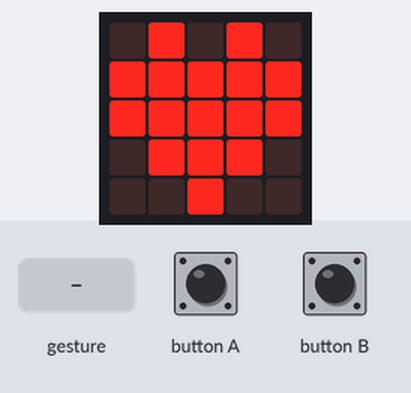
A program run on a simulated BBC micro:bit running MicroPython. On the bench: the board's 5×5 LED display. Inputs (shaded band) come from the test bench. A tilt is held for 1.5 s and a shake lasts 1 s, then the board lies face up again.

Above: at 1.2 s.
1.3 s: button A pressed for 0.15 s
At 2.3 s:
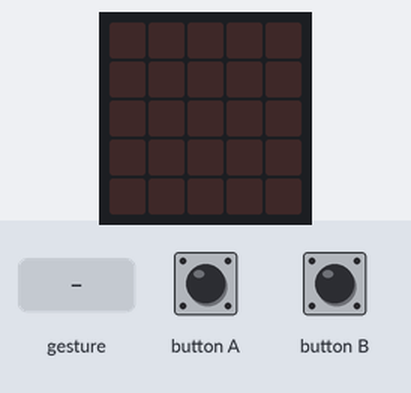
2.9 s: button B pressed for 0.15 s
At 3.5 s:
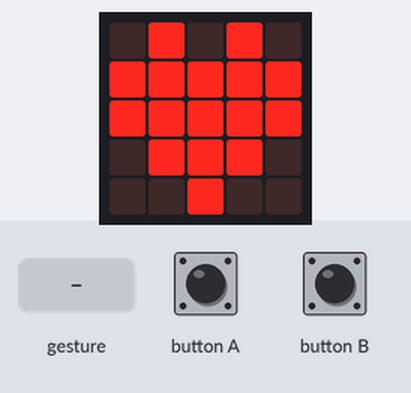
4.5 s: gesture 'left'
At 5.8 s:
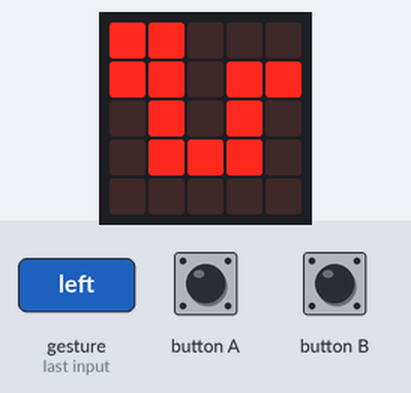
6.1 s: gesture 'right'
At 6.9 s:
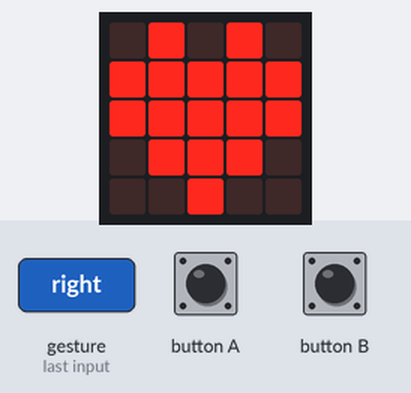
Timing chart, 0 to 8.6 s (numbered marks = the images above; inputs shaded):
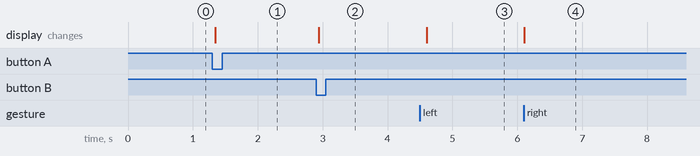

The program:

DimmableImage.py
```python
from microbit import *

images = (Image.HEART,
          Image.HEART_SMALL,
          Image.HAPPY,
          Image.SMILE,
          Image.SAD,
          Image.CONFUSED,
          Image.ANGRY,
          Image.ASLEEP,
          Image.SURPRISED,
          Image.SILLY,
          Image.FABULOUS,
          Image.MEH,
          Image.YES,
          Image.NO,
          Image.CLOCK12,
          Image.CLOCK11,
          Image.CLOCK10,
          Image.CLOCK9,
          Image.CLOCK8,
          Image.CLOCK7,
          Image.CLOCK6,
          Image.CLOCK5,
          Image.CLOCK4,
          Image.CLOCK3,
          Image.CLOCK2,
          Image.CLOCK1,
          Image.ARROW_N,
          Image.ARROW_NE,
          Image.ARROW_E,
          Image.ARROW_SE,
          Image.ARROW_S,
          Image.ARROW_SW,
          Image.ARROW_W,
          Image.ARROW_NW,
          Image.TRIANGLE,
          Image.TRIANGLE_LEFT,
          Image.CHESSBOARD,
          Image.DIAMOND,
          Image.DIAMOND_SMALL,
          Image.SQUARE,
          Image.SQUARE_SMALL,
          Image.RABBIT,
          Image.COW,
          Image.MUSIC_CROTCHET,
          Image.MUSIC_QUAVER,
          Image.MUSIC_QUAVERS,
          Image.PITCHFORK,
          Image.XMAS,
          Image.PACMAN,
          Image.TARGET,
          Image.TSHIRT,
          Image.ROLLERSKATE,
          Image.DUCK,
          Image.HOUSE,
          Image.TORTOISE,
          Image.BUTTERFLY,
          Image.STICKFIGURE,
          Image.GHOST,
          Image.SWORD,
          Image.GIRAFFE,
          Image.SKULL,
          Image.UMBRELLA,
          Image.SNAKE)

brightness = 9
image_no = 0
old_heart = str(images[image_no])

new_heart = ""

def IncBrightness(brightness):
    if brightness < 9:
        brightness += 1

    return brightness

def DecBrightness(brightness):
    if brightness > 0:
        brightness -= 1

    return brightness

def IncImageNo(image_no):
    image_no += 1
    if image_no == len(images):
        image_no = 0
    return image_no

def DecImageNo(image_no):
    image_no -= 1
    if image_no == -1:
        image_no = len(images) - 1
    return image_no

def DimImage(old_heart):

    new_heart = ""
    index = 0
    for val in old_heart:
        if old_heart[index] == ":":
            new_heart = new_heart + ":"
        elif old_heart[index] == "0":
            new_heart = new_heart + "0"
        elif str.isdigit(old_heart[index]):
            new_heart = new_heart + str(brightness)

        index += 1
    return new_heart

display.show(images[image_no])

while(True):

    if button_b.is_pressed():
        brightness = IncBrightness(brightness)
        old_heart = str(images[image_no])
        new_heart = DimImage(old_heart)
        display.show(Image(new_heart))
    elif button_a.is_pressed():
        brightness = DecBrightness(brightness)
        old_heart = str(images[image_no])
        new_heart = DimImage(old_heart)
        display.show(Image(new_heart))

    if accelerometer.was_gesture('left'):
        image_no = DecImageNo(image_no)
        old_heart = str(images[image_no])
        new_heart = DimImage(old_heart)
        display.show(Image(new_heart))
    elif accelerometer.was_gesture('right'):
        image_no = IncImageNo(image_no)
        old_heart = str(images[image_no])
        new_heart = DimImage(old_heart)
        display.show(Image(new_heart))
```

Measured:
- after the input at 1.3 s, the display: changes at once (image 1)
- after the input at 2.9 s, the display: changes at once (image 2)
- after the input at 4.5 s, the display: changes after 0.11 s (image 3)
- after the input at 6.1 s, the display: changes at once (image 4)
